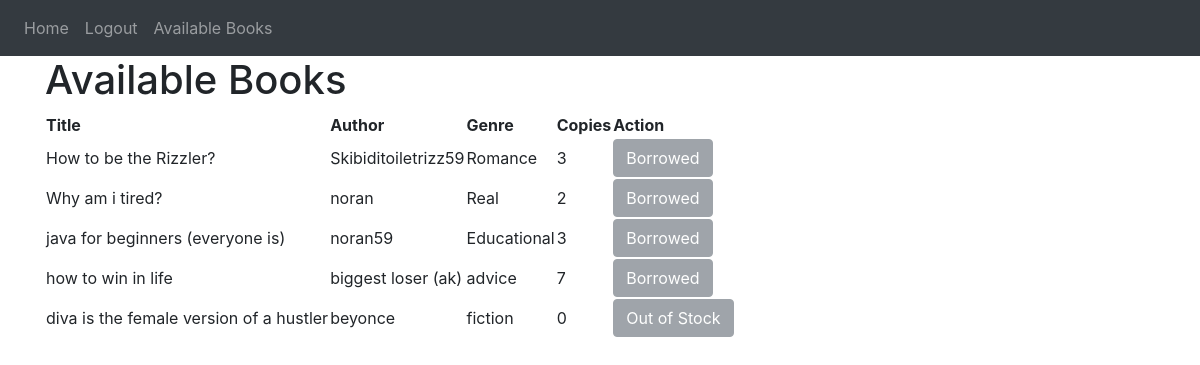
The page /book-list (signed in) on the database its author committed.
### website/models.py (models this page shows)
class Book(db.Model):
    id = db.Column(db.Integer, primary_key=True)  # a reference ID
    name = db.Column(db.String(150), nullable=False)  # a title
    author = db.Column(db.String(150), nullable=False)  # an author
    genre = db.Column(db.String(50), nullable=True)  # genre (optional)
    copies = db.Column(db.Integer, nullable=False)  # number of total copies
    remaining_copies = db.Column(db.Integer, nullable=False)  # number of remaining copies
    content_link = db.Column(db.String(500), nullable=True)  # link to access the book (optional)
    borrowed_books = db.relationship('BorrowedBook', backref='book')# relationship to track borrow records for this book

### website/views.py (the view)
@views.route('/book-list')
@login_required
def book_list():
    books = Book.query.all()
    borrowed_book_ids = [borrow.book_id for borrow in current_user.borrowed_books]
    return render_template('book_list.html', books=books, borrowed_book_ids=borrowed_book_ids)

### website/templates/book_list.html
{% extends "base.html" %}
{% block content %}
<h1>Available Books</h1>
<table>
    <thead>
        <tr>
            <th>Title</th>
            <th>Author</th>
            <th>Genre</th>
            <th>Copies</th>
            <th>Action</th>
        </tr>
    </thead>
    <tbody>
        {% for row in books %}
        <tr>
            <td>{{ row.name }}</td>
            <td>{{ row.author }}</td>
            <td>{{ row.genre }}</td>
            <td>{{ row.remaining_copies }}</td>
            <td>
                {% if current_user.is_admin %}
                <a href="/edit-book/{{ row.id }}"><button class="btn btn-warning">Edit</button></a>
                <form action="{{ url_for('views.delete_book', book_id=row.id) }}" method="POST" style="display: inline;">
                    <button type="submit" class="btn btn-danger" onclick="return confirm('Are you sure you want to delete {{ row.name }} from your library?');">
                        Delete
                    </button>
                </form>
                {% else %}
                {% if row.remaining_copies <= 0 %}
                <button class="btn btn-secondary" disabled>Out of Stock</button>
                {% elif row.id in borrowed_book_ids %}
                <button class="btn btn-secondary" disabled>Borrowed</button>
                {% else %}
                <form action="{{ url_for('views.borrow_book', book_id=row.id) }}" method="POST" style="display: inline;">
                    <button type="submit" class="btn btn-primary">Borrow</button>
                </form>
                {% endif %}
                {% endif %}
            </td>
        </tr>
        {% endfor %}
    </tbody>
</table>
{% endblock %}

### website/templates/base.html (shortened to what this page needs)
<!DOCTYPE html>
<html>
  <head>
    <link
      rel="stylesheet"
      href="https://stackpath.bootstrapcdn.com/bootstrap/4.4.1/css/bootstrap.min.css"
    />
    <link
      rel="stylesheet"
      href="https://stackpath.bootstrapcdn.com/font-awesome/4.7.0/css/font-awesome.min.css"
    />
  </head>
  <body>
    <nav class="navbar navbar-expand-lg navbar-dark bg-dark">
      <div class="collapse navbar-collapse" id="navbar">
        <div class="navbar-nav">
          {% if current_user.is_authenticated %}
          <a class="nav-item nav-link" id="home" href="/">Home</a>
          <a class="nav-item nav-link" id="logout" href="/logout">Logout</a>
          {% if not current_user.is_admin %}
          <a class="nav-item nav-link" id="availableBooks" href="/book-list">Available Books</a>
          {% endif %}
          {% else %}
          <a class="nav-item nav-link" id="login" href="/login">Login</a>
          <a class="nav-item nav-link" id="signUp" href="/sign-up">Sign Up</a>
          {% endif %}
        </div>
      </div>
    </nav>
    <div class="container">{% block content %} {% endblock %}</div>
  </body>
</html>

### website/templates/base.html (style rules this page uses)
.btn-secondary { background-color: grey; color: white; cursor: not-allowed; border: none; padding: 8px 16px; text-align: center; text-decoration: none; font-size: 14px; }

### rows shown on the page
Book: name "How to be the Rizzler?", author "Skibiditoiletrizz59", genre "Romance", remaining_copies "3", shows "Borrowed"
Book: name "Why am i tired?", author "noran", genre "Real", remaining_copies "2", shows "Borrowed"
Book: name "java for beginners (everyone is)", author "noran59", genre "Educational", remaining_copies "3", shows "Borrowed"
Book: name "how to win in life", author "biggest loser (ak)", genre "advice", remaining_copies "7", shows "Borrowed"
Book: name "diva is the female version of a hustler", author "beyonce", genre "fiction", remaining_copies "0", shows "Out of Stock"
